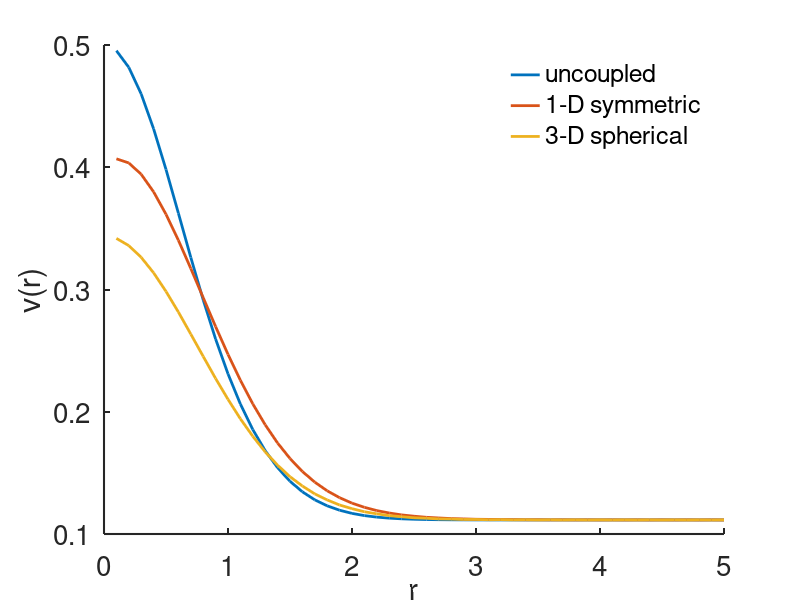
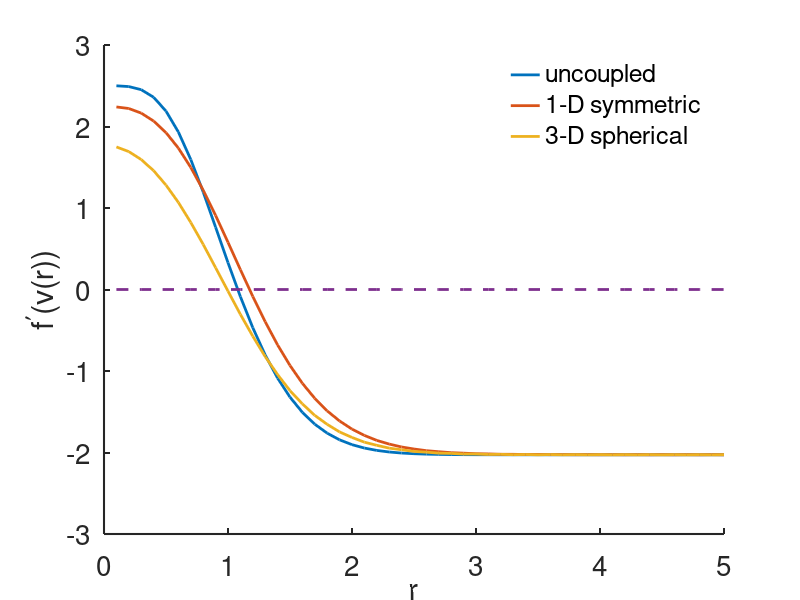

MATLAB code to generate these figures, in order:
% ectopic focus oscillations
function ectopy

clear
set(0,                           ...
   'defaultaxesfontsize', 20,   ...
   'defaultaxeslinewidth', 1.5, ...
   'defaultlinelinewidth', 2.0)
global alps gam Dscal A x 
% parameters
 
gam = 0.1;
alf =0.15;
b = 0.5;
scale =  1.;
N=50; % number of interior grid points
L = 5; % length of the domain 

dx = L/(N);
x=[1:N]'*dx;
alps=alf +(b-alf)*(exp(-(x/scale).^2));
Dlist = [0;1];
for j = 1: length(Dlist)
    Dl = Dlist(j);
 
Dscal = Dl/dx^2;
A = -2*diag(ones(N,1)) + diag([2;ones(N-2,1)],1) + diag([ ones(N-2,1);2],-1);
 
V0=alps;
tstep =  1;
t_end = 10;

tspan = [0:tstep:t_end];

s0 = [V0 ];

[T,S] = ode23(@deRHS,tspan, s0, odeset('maxstep',1));  
 u = S(end,:);

 
    figure(1)
    plot(x, u )
 hold on
 
figure(2)
plot(x,fp(u))
hold on

% find the eigenvalues
Amat=Dscal*A+diag(fp(u));
max(eig(Amat))
end

% Now the spherical case
A =  diag([-2*ones(N-1,1);-2+2*dx/L]) + diag([ ones(N-1,1)],1) + diag([ ones(N-2,1);2],-1);
 
V0=alps;
tstep = 1;
t_end = 10;

tspan = [0:tstep:t_end];

s0 = [V0 ];

[T,S] = ode23(@deRHSspher,tspan, s0, odeset('maxstep',1));  
 u = S(end,:);
 
    figure(1)
    plot(x, u./x' )
    legend('boxoff')
    legend('uncoupled','1-D symmetric' ,'3-D spherical')
   box off
  xlabel('r')
ylabel('v(r)')
hold off
figure(2)
plot(x,fp(u./x'))
 legend('boxoff')
   
   box off
  xlabel('r')
ylabel('f^{\prime}(v(r))')
plot(x,zeros(N,1),'--')
 legend('uncoupled','1-D symmetric' ,'3-D spherical')
hold off

% find the eigenvalues
Amat=Dscal*A+diag(fp(u./x'));
max(eig(Amat))
end
%%%%%%%%%%%%%%%%%%%%%%%%%%%%%
%the right hand side for ode simulation:
function s_prime=deRHS(t,u)
global Dscal   A 
 
 s_prime= Dscal*A*u +  f(u);
end 
%%%%%%%%%%%%%%%%%%%%%%%%%%%%%
%the right hand side for ode simulation:
function s_prime=deRHSspher(t,u)
global Dscal   A  x 
 
 s_prime= Dscal*A*u + x.*f(u./x);
end 
%%%%%%%%%%%%%%%%%%%%%%%%%%%%%%%
function out = f(u)
global gam alps 
 w=(u-alps)/gam;
out = 10*u.*(1-u).*(u-0.5) -w ;
end

%%%%%%%%%%%%%%%%%%%%%%%%%%%%%%
function out = fp(u)
out = 10*(-3.*u.^2 + 3.*u -0.5);

end
